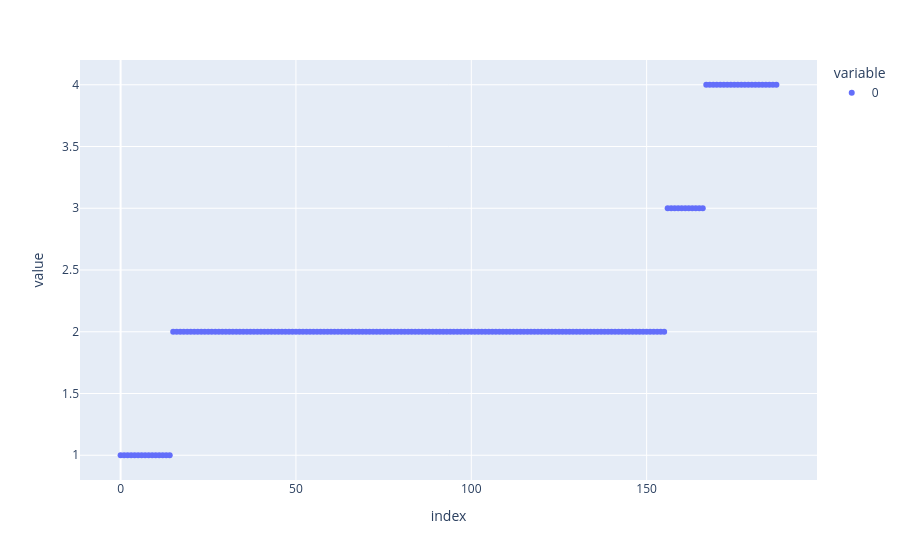

The cell this chart's notebook holds for it:
### Code cell
px.scatter(smoothed[4509:4697])

### Figure 1 — Plotly figure (JSON) as saved in the notebook; plotly's stock layout.template omitted (floating-point values rounded to 4 significant figures; data arrays with more than 128 entries replaced by an {"elided": "..."} marker saying what was removed)
{"data": [{"hovertemplate": "variable=0<br>index=%{x}<br>value=%{y}<extra></extra>", "legendgroup": "0", "marker": {"color": "#636efa", "symbol": "circle"}, "mode": "markers", "name": "0", "orientation": "v", "showlegend": true, "type": "scatter", "x": {"elided": "188 int values"}, "xaxis": "x", "y": {"elided": "188 int values"}, "yaxis": "y"}], "layout": {"legend": {"title": {"text": "variable"}, "tracegroupgap": 0}, "margin": {"t": 60}, "xaxis": {"anchor": "y", "domain": [0, 1], "title": {"text": "index"}}, "yaxis": {"anchor": "x", "domain": [0, 1], "title": {"text": "value"}}}}
